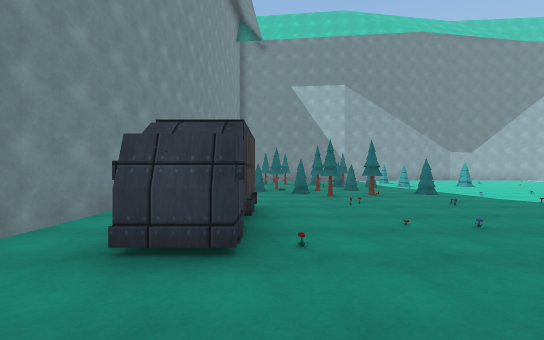
view 1 (above)

16 first-person views from a walk through a scene from a Unity 3-D project. The camera is 1.4 m above the floor, looks level and sees 90° across. The floor is counted in squares, 2 m on a side. Each view is taken from the middle of a square. On the plan, view 1 faces up. The plan holds only what a view shows up to about 9 squares ahead; the rest is blank. The place goes on beyond the plan. The player is left out. Surface patterns are stand-ins for the level's own textures.

view 2
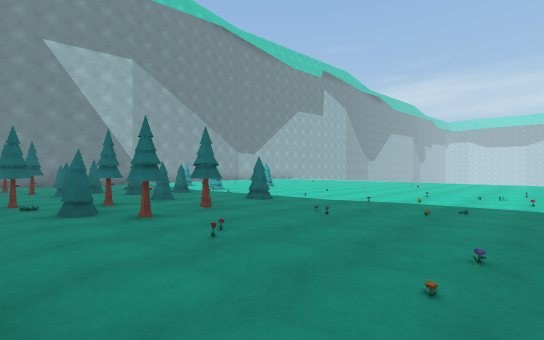

view 3
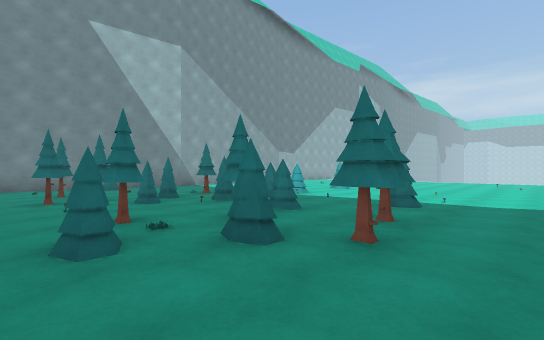

view 4
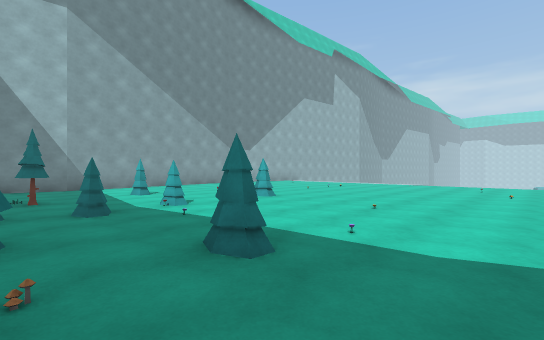

view 5
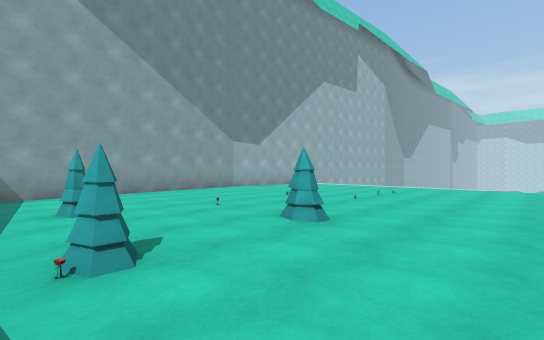

view 6
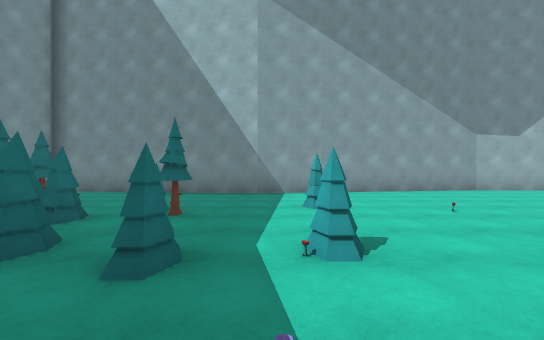

view 7
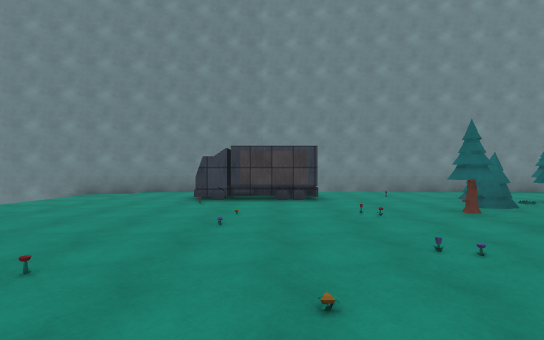

view 8
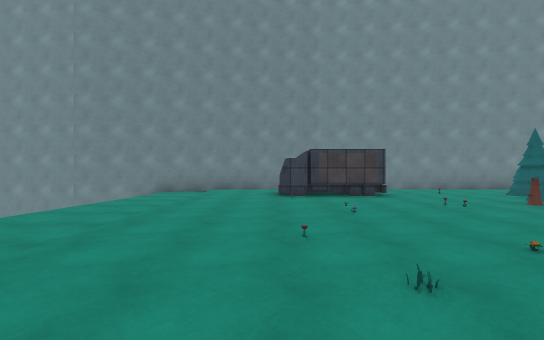

view 9
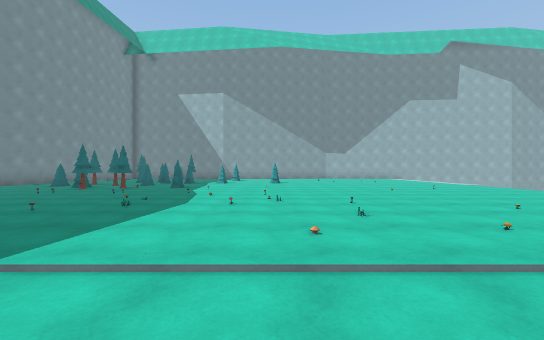

view 10
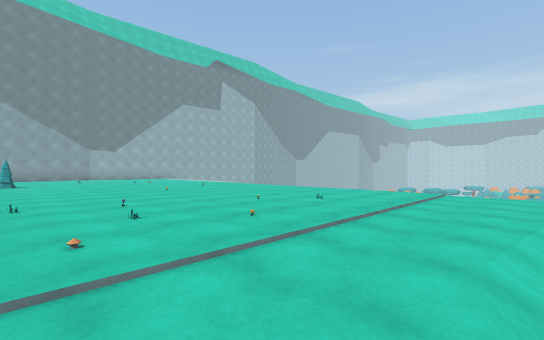

view 11
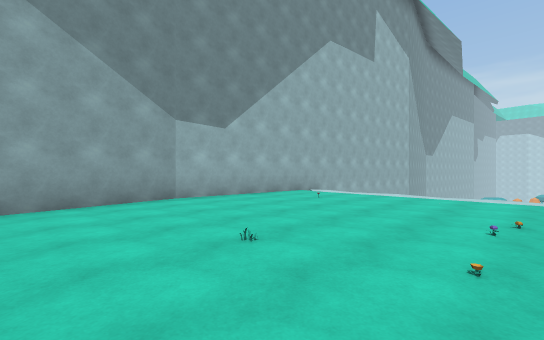

view 12
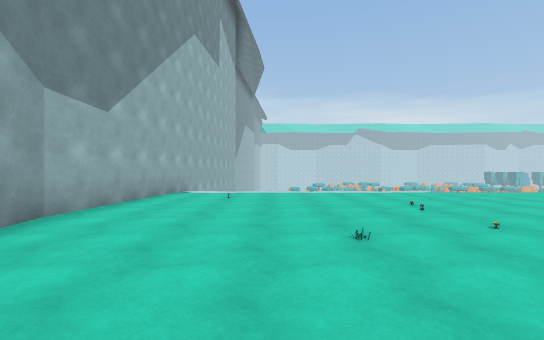

view 13
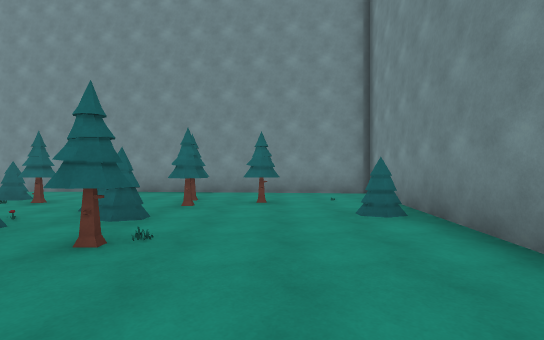

view 14
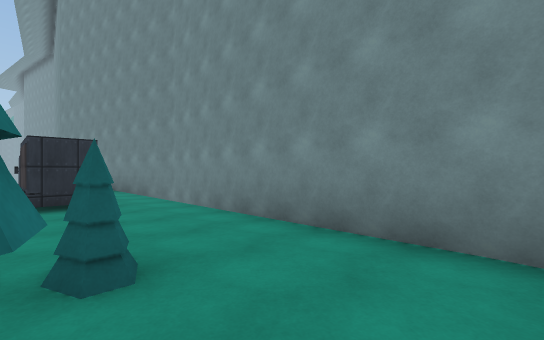

view 15
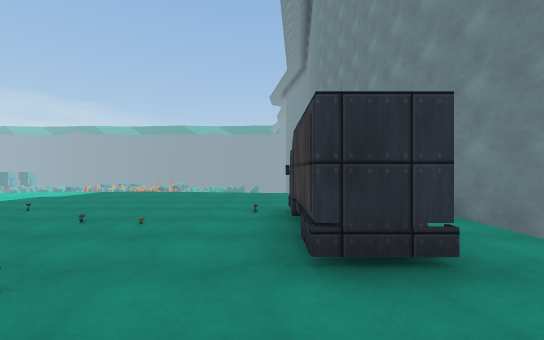

view 16
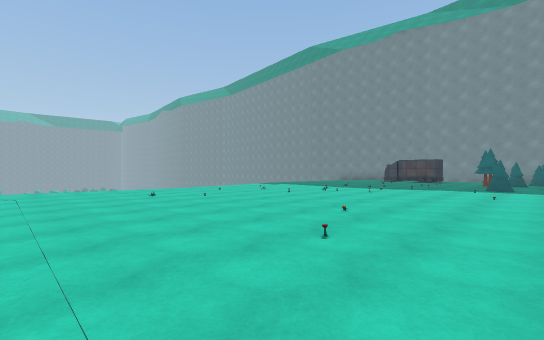

### Floor plan
Key: @ floor where view 1 was taken; # wall or solid block; x gap in a wall; . floor; / step, stairs or slope; v drop or lower ground; O other object.
Columns run from 3 left of view 1 to 17 right of it. Each row starts with its distance up from view 1.
 19              ######
 18  #############....###
 17 ##...#..............
 16 #...................v
 15 #..O.................
 14 #.....O..#.O..O.....v
 13 #..OOxO..............
 12 #..O#......#..O.O...v
 11 #....O.#O#..........v
 10 #..O....O...........v
  9 #..#.O#.............
  8 #...#OO.#O..........
  7 #....OO..........O..
  6 #....O.O.O..........
  5 #.#..O.OO...........
  4 #.O.....O..O........
  3 #.O..OO.O.O..O.O....
  2 #..O...O....O...O...
  1 #..........O..O.....
  0 #..@................
 -1 #...................v
 -2 #/////....////////..v
 -3 ##
 -4  #
 -5  #

Positions as (right, up) in squares from view 1, and headings:
1: (0, 0), facing up
2: (0, 3), facing up-right
3: (-1, 6), facing up-right
4: (3, 6), facing up-right
5: (5, 9), facing up-right
6: (5, 9), facing up
7: (6, 4), facing left
8: (7, 2), facing left
9: (8, -2), facing up
10: (8, -2), facing up-right
11: (9, 12), facing up-right
12: (8, 15), facing right
13: (6, 15), facing left
14: (0, 11), facing down-left
15: (0, 7), facing down
16: (16, 9), facing down-left
